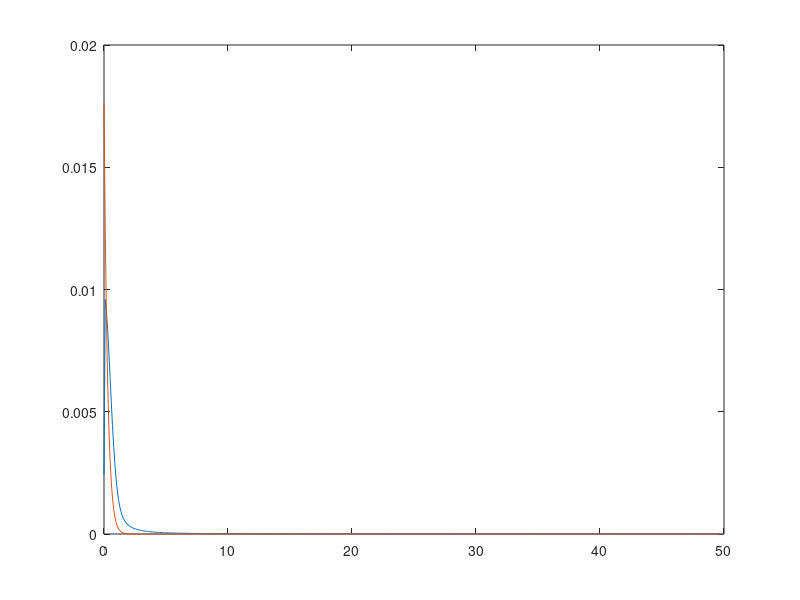

MATLAB code to generate this figure:
% ===================================
% HOMEWORK 3B IN COMP.PHYS. - TASK 1
% ===================================
% By Victor Nilsson, Simon Nilsson
% 2016
%
% Length scale: 1 Å
% Time scale:   1 fs = 1e-15 s
% Energy scale: 1 eV

clear all, clc, close all

% ------ SIMULATION PARAMETERS ---------
hbar        = 1.054/1.602; % JS -> f eV s
d           = 0.5;
m           = 1.66/1.6*1e2;
p_0         = sqrt(0.1*2*m);
x_0         = 0;
dx          = 0.01;
n_points    = 1024;


% ----------- VARIABLES ------------
x = dx*(0:n_points);
p = 1/(n_points*dx)*(0:n_points/2);
% Functions handles
Gaussian_Wave_Packet = @(x)1/(pi*d^2)^(1/4)*exp(-(x-x_0).^2/(2*d^2)).*exp(1i*p_0*(x-x_0)/hbar);
Gaussian_Fourier_Packet = @(p)(exp(1i*p*x_0 - (d^2*(p_0 + p*hbar).^2)./(2*hbar^2))./((d^(-2))^(1/4)*pi^(1/4)));
% ----

gauss = Gaussian_Wave_Packet(x);
fourier = abs(Gaussian_Fourier_Packet(p)).^2;
prob = abs(gauss).^2;
momentum = abs(fft(gauss)).^2;
momentum = momentum(1:floor(length(x)/2))*1/length(x);

temp = abs(fft(prob))/n_points;
momentum = temp(1:n_points/2+1);
momentum(2:end-1) = 2*momentum(2:end-1);
momentum = momentum.^2;

figure(1); clf;
%plot(prob)
plot(p, momentum)
hold on
%figure(2); clf;
plot(p, fourier.*1e4)
hold off